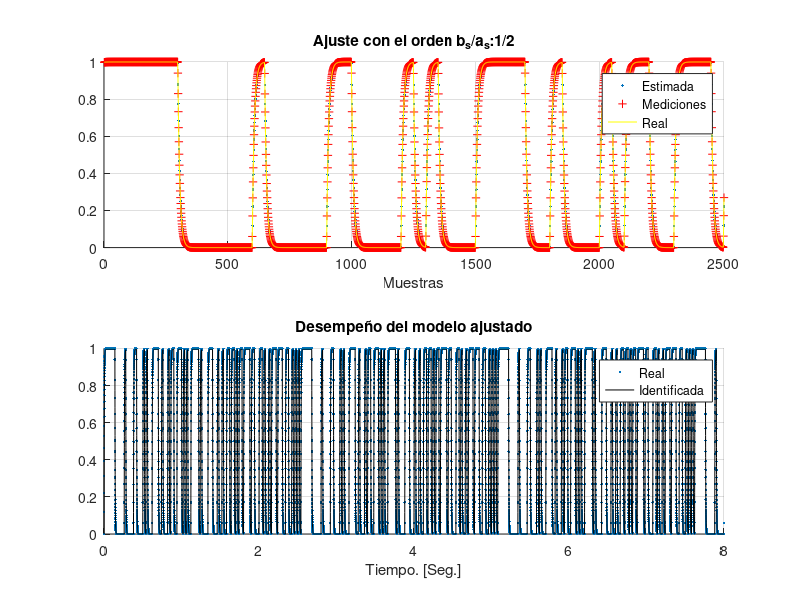
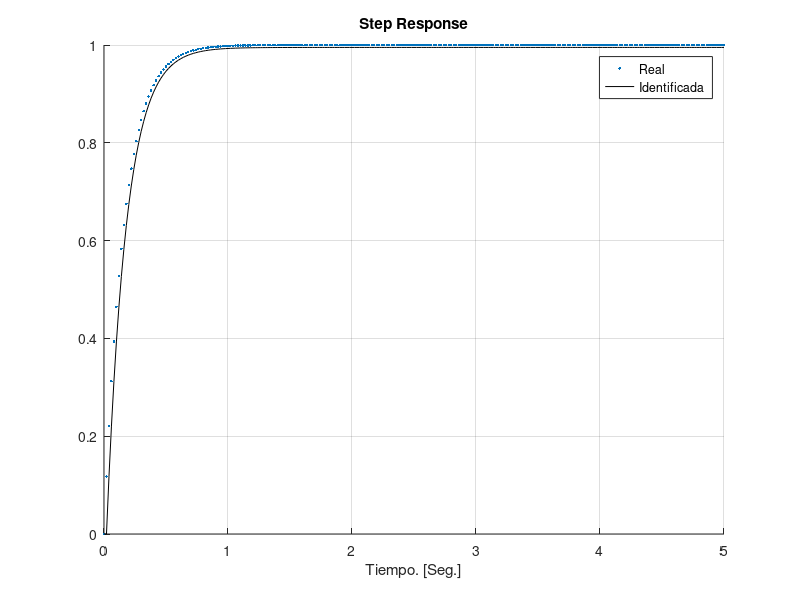
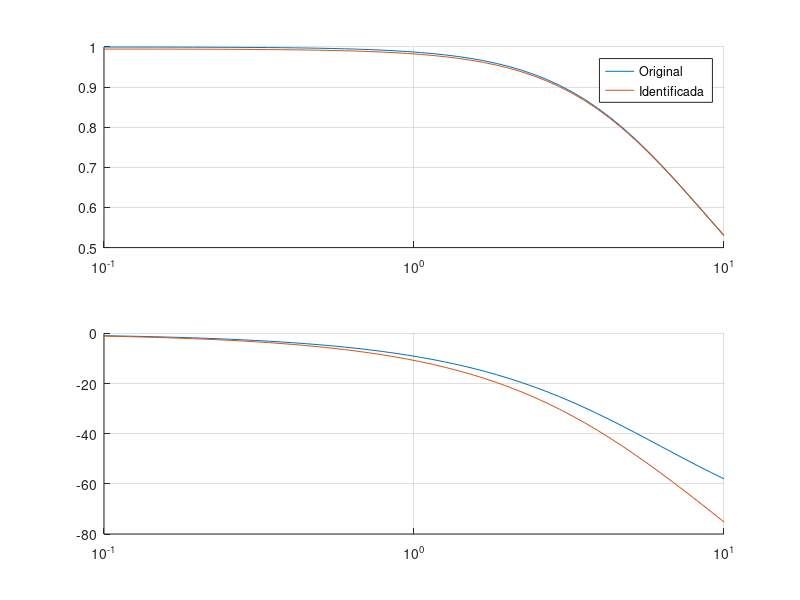

Write MATLAB code to recreate these figures, in order.
pkg load control signal;
# Tiene formato de código
%% Ajuste por mínimos cuadrados. Algoritmo que se emplea luego del analisis
% de correlación y densidad espectral de potencia.
% Éste algoritmo funciona porque se ha ajustado a la señal de entrada y al
% tiempo de muestro a valores adecuados.
clear all; close all;clc;
Med=2500;
ts=1/50;
orden_b=1; %Orden del Numerador
orden_a=2; %Orden del Denominador
t=0:ts:20000*ts;
randn('state',0);

% Señal de entrada
StepAmplitude=1;
ue=StepAmplitude*sign(sin(2*pi*.2*1.0*t));
m=7;
x=ones(m,1);
N=length(ue);%Puntos de la PRBS para muestrear
el=50;%Repeticiones del ZOH
for k=1:el:N
    n_b=xor(x(7),x(6));
    y(k:k+el-1)=x(7);
    for h=m-1:-1:1
        x(h+1)=x(h);
    end
    x(1)=n_b; %Ingreso el nuevo valor
end
% x=[]; % plot(y) % break
ue=y(1:N); %Uso de PRBS

%Planta
num=[1];
den=[0.16 1];
sys=tf(num,den);
[y_D,t_D]=lsim(sys,ue,t);
ys=y_D';

%Cuanto es lo que tarda en iniciar el algoritmo
off_set=orden_a+1+50;
u=zeros(Med,1);
z=zeros(Med,1);
u=ue(1+off_set:length(u)+off_set)';ui=u;
z=ys(1+off_set:length(z)+off_set)';zi=z;
for jj=orden_a+1:Med
    vec_a=fliplr([ u(jj-orden_b:jj-1); -z(jj-orden_a:jj-1)]');
    H(jj-orden_a,:)=vec_a;
end
[aa bb ]=size(H);
Z=(z(orden_a+1:end));
in_1=H';
in_2=in_1*H;
in_3=inv(in_2);
in_4=in_3*in_1;
c=in_4*Z; % Ec 131
abs(roots([1; c(1:orden_a)]));
zo=z;
z=zeros(Med,1);u=ui;
z=zi(1:orden_a);
u=ue(1+off_set:off_set+Med)';
for k=orden_a+1:length(u)
    zt=-flip(z(k-orden_a:k-1));
    ut=flip(u(k-orden_b:k-1));
    z(k)=c'*[zt;ut];    %Ec 125
end
dend=[1; c(1:orden_a)]';numd=[c(orden_a+1:end)]';
sys_id=tf(numd,dend,ts,'Variable','z^-1');
%ue=sign(sin(2*pi*.010*t));

[y_sal,t_sal]=lsim(sys_id,ue,t);
[y_D,t_D]=lsim(sys,ue,t);

subplot(2,1,1);hold on;
plot(z,'.'); grid on;
plot(zo,'+r');
plot(ys(1+off_set:off_set+Med),'y');
legend('Estimada','Mediciones','Real');
title(['Ajuste con el orden b_s/a_s:' num2str(orden_b) '/' num2str(orden_a)]);
xlabel('Muestras')

subplot(2,1,2)
hold on; grid on;
plot(t_D*ts,y_D,'.');
plot(t_sal*ts,y_sal,'k');legend('Real','Identificada')
title('Desempeño del modelo ajustado');xlabel('Tiempo. [Seg.]')

%%Respuesta al escalon lo calculamos así para luego exportarla
t2=0:0.02:5;
[y_D2,t_D2]=lsim(sys,ones(1,length(t2)).*StepAmplitude,t2);
[y_sal2,t_sal2]=lsim(sys_id,ones(1,length(t2)).*StepAmplitude,t2);

figure
hold on; grid on;
plot(t_D2,y_D2,'.');
plot(t_sal2,y_sal2,'k');
legend('Real','Identificada');
title('Step Response');xlabel('Tiempo. [Seg.]')

% sys %Sistema original
sys_Norm=sys;
sys_Norm.num{1}=sys.num{1}/sys.den{1}(end);
sys_Norm.den{1}=sys.den{1}/sys.den{1}(end);

sysc = d2c(sys_id,'tustin'); %sistema identificado
sysc_Norm=tf(sysc.num{1}/sysc.den{1}(end),sysc.den{1}/sysc.den{1}(end));

disp("El sistema continuo original normalizado es:")
sys_Norm
disp("El sistema continuo identificado es:")
sysc_Norm

%%Realizamos el bode de esta forma para exportar luego los resultados a python
[mag_sys,fase_sys,W]=bode(sys,logspace(-1,1));
[mag_sysid,fase_sysid,Wid]=bode(sys_id,logspace(-1,1));


figure
subplot(2,1,1); grid on; hold on;
semilogx(W,mag_sys); %Bode real
semilogx(Wid,mag_sysid); %Bode Identificado
legend('Original','Identificada');

subplot(2,1,2); grid on; hold on;
semilogx(W,fase_sys);
semilogx(Wid,fase_sysid);

save -v7 TP5_caso_c.mat
